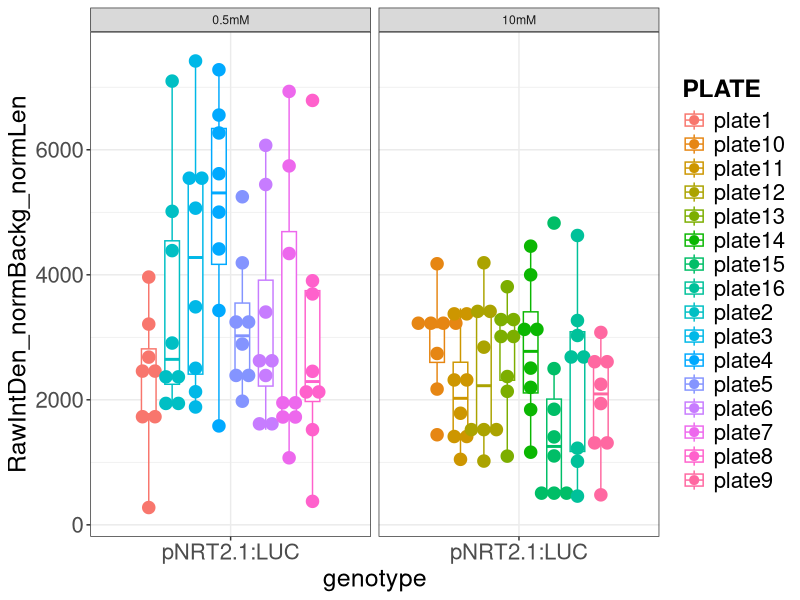
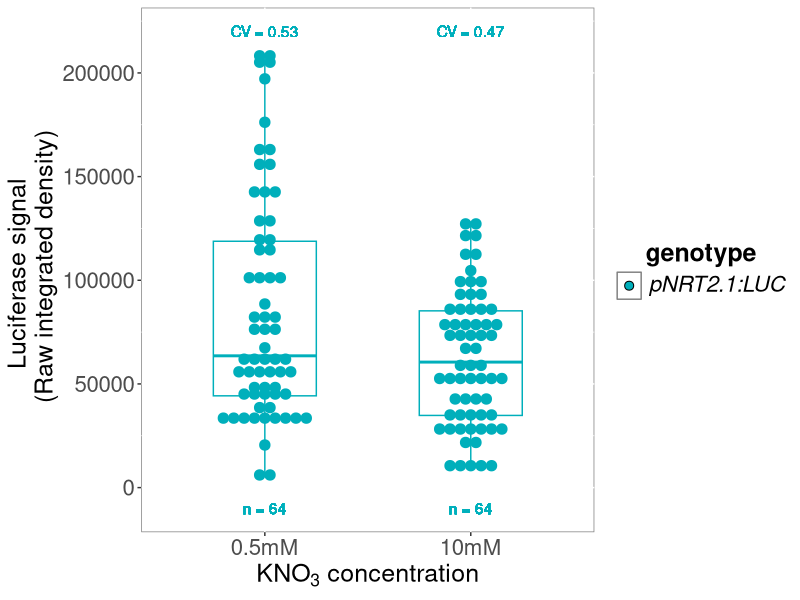
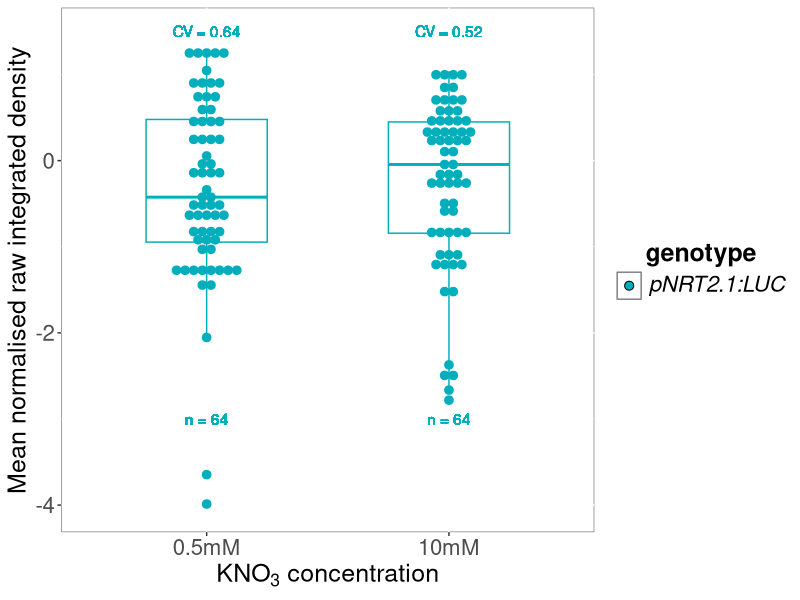
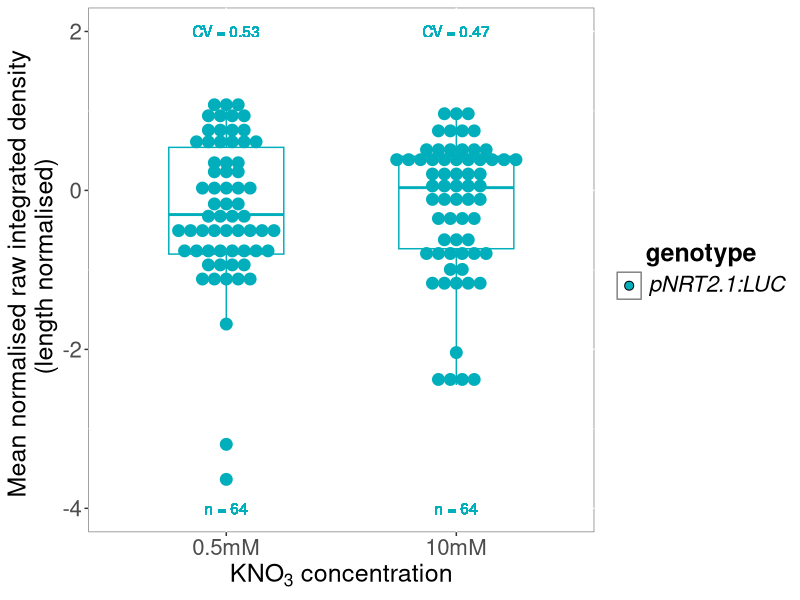
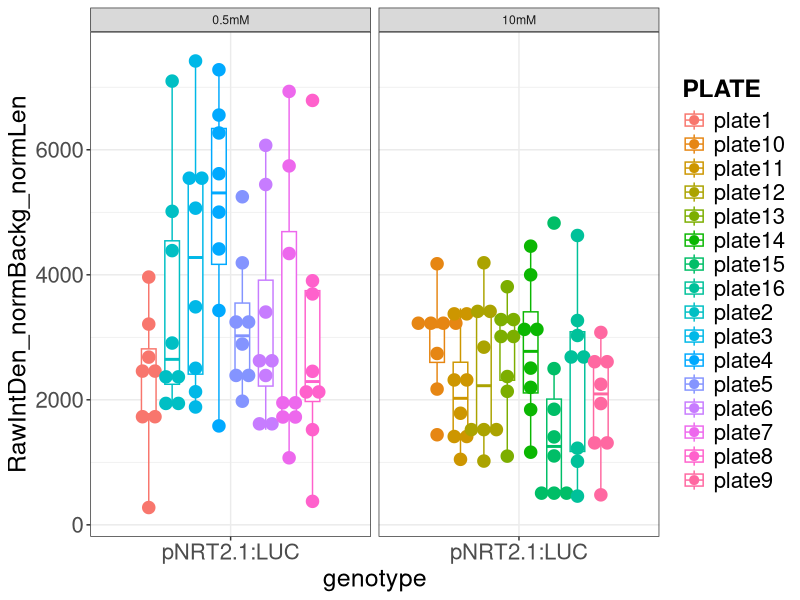
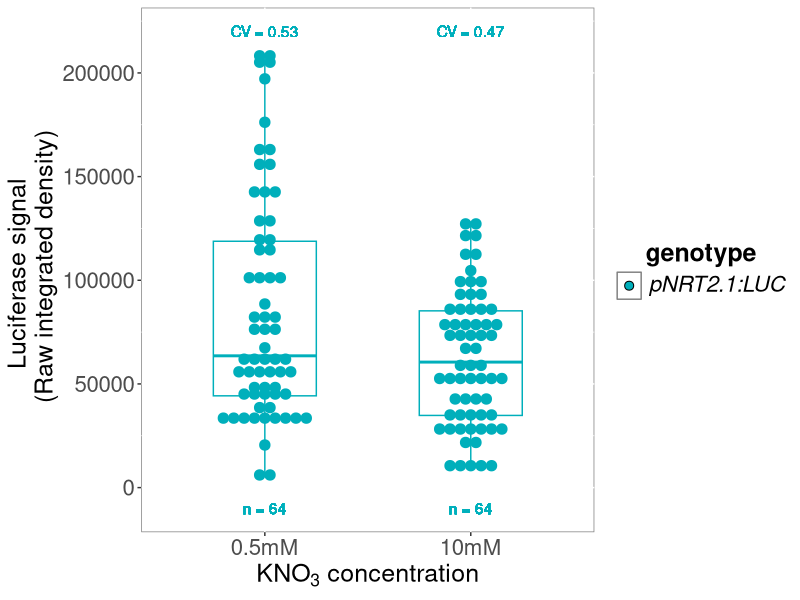
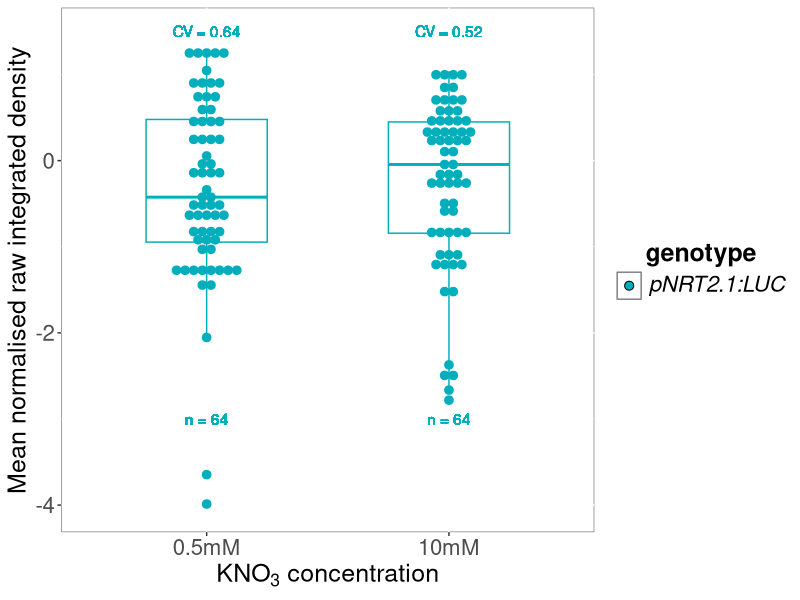
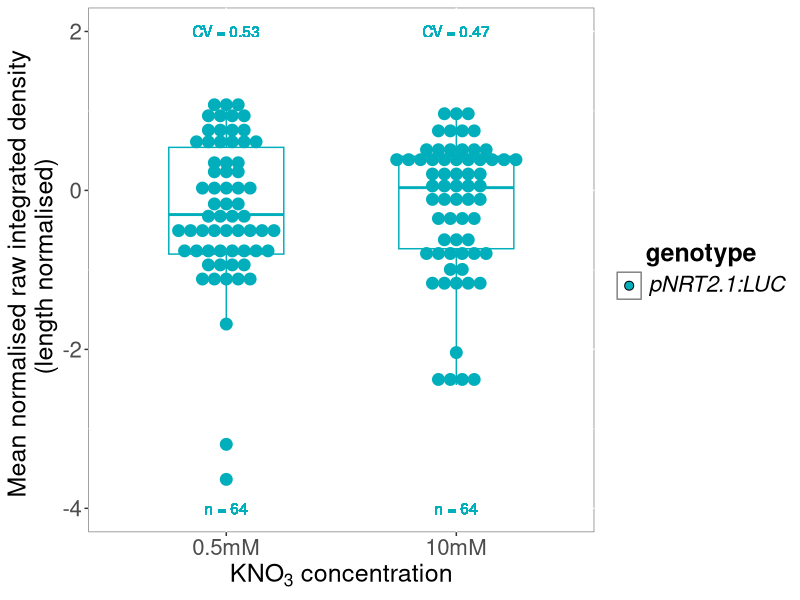

The R source for these figures, in order: (Note: this script raises an error after producing the figures.)
####script propre#####

setwd("/Users/vettoral/Documents/luciferase_imaging_horizontal/AV_25.1_pNRT21_carence/20230612_AV_25_starvation_05_10_T0/")
getwd()

library(tidyverse)
library(scales)

#### test effet box ####

testbox <- read.table("AV_25_20230612_test_carence_6J.txt",
                     header=TRUE, sep='\t') %>% 
  mutate(KNO3=factor(KNO3, levels = c("0.5mM","10mM")))

bind_rows(testbox) %>% filter(seedling!="background") %>% 
  ggplot( aes(x=genotype, y=RawIntDen_normBackg_normLen, col=PLATE))+
  geom_boxplot( width = 0.5, position = position_dodge(0.8),
                outlier.shape = NA) + 
  geom_dotplot(aes(fill = PLATE), binaxis='y', stackdir='center', 
               dotsize = 1, binwidth = 200, position = position_dodge(0.8))+
  facet_grid(~KNO3, scales= "free")+
  theme_bw()+
  theme(legend.text=element_text(size=16),
        legend.title = element_text(size=18, face="bold"), 
        axis.text=element_text(size=16), 
        axis.title=element_text(size=18),
        plot.title = element_text(size=20,face="bold"))+
  xlab("genotype") +
  ylab("RawIntDen_normBackg_normLen")

ggsave("compilation_DIFFERENCE_PLATE_AV_25.1_6j_T0.jpg")

######### Luciferase signal Raw integrated density #########


luc <- read.table("AV_25_20230612_test_carence_6J.txt",
                  header=TRUE, sep='\t') %>% 
  mutate(KNO3=factor(KNO3, levels = c("0.5mM","10mM")))

luc_stats <- filter(luc, seedling!="background") %>% 
  group_by(genotype, KNO3)%>%
  summarise(n=n(),
            CV=sd(RawIntDen_normBackg_normLen, 
                  na.rm = TRUE)/ mean(RawIntDen_normBackg_normLen, na.rm = TRUE)) %>% 
  unite(Sample, genotype, KNO3, remove=FALSE) %>% 
  mutate(n=paste("n =",n),
         CV=paste("CV =", round(CV,2)))

luc$genotype <- fct_relevel(luc$genotype, c("pNRT2.1:LUC"))

levels(luc$genotype)

filter(luc, seedling!="background") %>% 
  unite(Sample, genotype, KNO3, remove=FALSE) %>% 
  full_join(luc_stats, by="Sample") %>%
  ggplot( aes(x=KNO3.x , y=RawIntDen.norm_bckg, col=genotype.x))+
  geom_boxplot(aes(color = genotype.x), width = 0.5, position = position_dodge(0.8),
               outlier.shape = NA) +
  geom_dotplot(aes(fill = genotype.x, color = genotype.x), binaxis='y', stackdir='center', 
               dotsize = 1, binwidth = 5000, position = position_dodge(0.8))+
  scale_fill_manual(values = c("#00AFBB"), name="genotype", 
                    labels=c(expression(italic("pNRT2.1:LUC"))))+
  scale_color_manual(values = c("#00AFBB"))+
  geom_text(aes(label=n , x=KNO3.x, y=-10000 ),position=position_dodge(0.8)) +
  geom_text(aes(label=CV , x=KNO3.x, y=220000 ),position=position_dodge(0.8)) +
  theme(legend.text=element_text(size=16),
        legend.title = element_text(size=18, face="bold"), 
        axis.text=element_text(size=16), 
        axis.title=element_text(size=18),
        plot.title = element_text(size=20,face="bold"),
        legend.key = element_rect(fill = "white"),
        legend.title.align=0.5, 
        panel.background = element_rect(fill = "white", colour = "grey50"))+
  xlab(expression(KNO[3]~concentration)) +
  ylab("Luciferase signal \n (Raw integrated density)") +
  guides(col="none")

ggsave("Luciferase_signal_AV_25.1_6J_T0.jpg")


################ Mean norm data #################


#Do the same as above but with data also normalised by the root length#

All_meanForNorm <- filter(luc, seedling!="background") %>% 
  group_by(genotype, KNO3)%>%
  summarise(average.NormRawIntDen = mean(RawIntDen.norm_bckg, na.rm = TRUE),
            n=n(),
            CV=sd(RawIntDen.norm_bckg, 
                  na.rm = TRUE)/average.NormRawIntDen) %>% 
  unite(Sample, genotype, KNO3, remove=FALSE) %>% 
  mutate(n=paste("n =",n),
         CV=paste("CV =", round(CV,2)))

All_MeanNormalised <- filter(luc, seedling!="background") %>% 
  unite(Sample, genotype, KNO3, remove=FALSE) %>% 
  full_join(., All_meanForNorm, by="Sample") %>% 
  mutate(MeanNormalised_RawIntDenSignal=log2(RawIntDen.norm_bckg/average.NormRawIntDen))


ggplot(All_MeanNormalised, aes(x=KNO3.x , y=MeanNormalised_RawIntDenSignal, col=genotype.x))+
  geom_boxplot(aes(color = genotype.x), width = 0.5, position = position_dodge(0.8),
               outlier.shape = NA) +
  geom_dotplot(aes(fill = genotype.x, color = genotype.x), binaxis='y', stackdir='center', 
               dotsize = 1, binwidth = 0.1, position = position_dodge(0.8))+
  scale_fill_manual(values = c("#00AFBB"), name="genotype", 
                    labels=c(expression(italic("pNRT2.1:LUC"))))+
  scale_color_manual(values = c("#00AFBB"))+
  geom_text(aes(label=n , x=KNO3.x, y=-3 ),position=position_dodge(0.8)) +
  geom_text(aes(label=CV , x=KNO3.x, y=1.5 ),position=position_dodge(0.8)) +
  theme(legend.text=element_text(size=16),
        legend.title = element_text(size=18, face="bold"), 
        axis.text=element_text(size=16), 
        axis.title=element_text(size=18),
        plot.title = element_text(size=20,face="bold"),
        legend.key = element_rect(fill = "white"),
        legend.title.align=0.5, 
        panel.background = element_rect(fill = "white", colour = "grey50"))+
  xlab(expression(KNO[3]~concentration)) +
  ylab("Mean normalised raw integrated density") +
  guides(col="none")

ggsave("Mean_normalized.jpg")


############# Mean norm data for length norm signal ##############


All_meanForNorm <- filter(luc, seedling!="background") %>% 
  group_by(genotype, KNO3)%>%
  summarise(average.NormRawIntDen_normLen = mean(RawIntDen_normBackg_normLen, 
                                                 na.rm = TRUE),
            n=n(),
            CV=sd(RawIntDen_normBackg_normLen, 
                  na.rm = TRUE)/average.NormRawIntDen_normLen) %>% 
  unite(Sample, genotype, KNO3, remove=FALSE) %>% 
  mutate(n=paste("n =",n),
         CV=paste("CV =", round(CV,2)))

All_MeanNormalised <- filter(luc, seedling!="background") %>% 
  unite(Sample, genotype, KNO3, remove=FALSE) %>% 
  full_join(., All_meanForNorm, by="Sample") %>% 
  mutate(MeanNormalised_RawIntDenSignal_normLen=
           log2(RawIntDen_normBackg_normLen/average.NormRawIntDen_normLen))


luc$genotype <- fct_relevel(luc$genotype, c("pNRT2.1:LUC"))

levels(luc$genotype)

ggplot(All_MeanNormalised, aes(x=KNO3.x , y=MeanNormalised_RawIntDenSignal_normLen, col=genotype.x))+
  geom_boxplot(aes(color = genotype.x), width = 0.5, position = position_dodge(0.8),
               outlier.shape = NA) +
  geom_dotplot(aes(fill = genotype.x, color = genotype.x), binaxis='y', stackdir='center', 
               dotsize = 1, binwidth = 0.15, position = position_dodge(0.8))+
  scale_fill_manual(values = c("#00AFBB"), name="genotype", 
                    labels=c(expression(italic("pNRT2.1:LUC"))))+
  scale_color_manual(values = c("#00AFBB"))+
  geom_text(aes(label=n , x=KNO3.x, y=-4 ),position=position_dodge(0.8)) +
  geom_text(aes(label=CV , x=KNO3.x, y=2 ),position=position_dodge(0.8)) +
  theme(legend.text=element_text(size=16),
        legend.title = element_text(size=18, face="bold"), 
        axis.text=element_text(size=16), 
        axis.title=element_text(size=18),
        plot.title = element_text(size=20,face="bold"),
        legend.key = element_rect(fill = "white"),
        legend.title.align=0.5, 
        panel.background = element_rect(fill = "white", colour = "grey50"))+
  xlab(expression(KNO[3]~concentration)) +
  ylab("Mean normalised raw integrated density \n (length normalised)") +
  guides(col="none")

ggsave("Meannorm_data_length_norm_AV_25.1_6j_T0.jpg")


############## RawIntDen_normBackg_normLen ############


luc <- read.table("AV_25_20230612_test_carence_6J.txt",
                  header=TRUE, sep='\t') %>% 
  mutate(KNO3=factor(KNO3, levels = c("0.5mM","10mM")))

luc_stats <- filter(luc, seedling!="background") %>% 
  group_by(genotype, KNO3)%>%
  summarise(n=n(),
            CV=sd(RawIntDen_normBackg_normLen, 
                  na.rm = TRUE)/ mean(RawIntDen_normBackg_normLen, na.rm = TRUE),
            QCD=(as.numeric(quantile(RawIntDen_normBackg_normLen, 0.75, na.rm = TRUE))-
                   as.numeric(quantile(RawIntDen_normBackg_normLen, 0.25, na.rm = TRUE)))/
              (as.numeric(quantile(RawIntDen_normBackg_normLen, 0.75, na.rm = TRUE))+
                 as.numeric(quantile(RawIntDen_normBackg_normLen, 0.25, na.rm = TRUE)))) %>% 
  unite(Sample, genotype, KNO3, remove=FALSE) %>% 
  mutate(n=paste("n =",n),
         CV=paste("CV =", round(CV,2)),
         QCD=paste("QCD =", round(QCD,2)))

luc$genotype <- fct_relevel(luc$genotype, c("pNRT2.1:LUC"))

levels(luc$genotype)

filter(luc, seedling!="background") %>% 
  unite(Sample, genotype, KNO3, remove=FALSE) %>% 
  full_join(luc_stats, by="Sample") %>%
  ggplot( aes(x=KNO3.x , y=RawIntDen_normBackg_normLen, col=genotype.x))+
  geom_boxplot(aes(color = genotype.x), width = 0.5, position = position_dodge(0.8),
               outlier.shape = NA) +
  geom_dotplot(aes(fill = genotype.x, color = genotype.x), binaxis='y', stackdir='center', 
               dotsize = 1, binwidth = 300, position = position_dodge(0.8))+
  scale_fill_manual(values = c("#00AFBB"), name="genotype", 
                    labels=c(expression(italic("pNRT2.1:LUC"))))+
  scale_color_manual(values = c("#00AFBB"))+
  geom_text(aes(label=n , x=KNO3.x, y=-900 ),position=position_dodge(0.8)) +
  geom_text(aes(label=CV , x=KNO3.x, y=10000 ),position=position_dodge(0.8)) +
  geom_text(aes(label=QCD , x=KNO3.x, y=11000 ),position=position_dodge(0.8)) +
  theme(legend.text=element_text(size=16),
        legend.title = element_text(size=18, face="bold"), 
        axis.text=element_text(size=16), 
        axis.title=element_text(size=18),
        plot.title = element_text(size=20,face="bold"),
        legend.key = element_rect(fill = "white"),
        legend.title.align=0.5, 
        panel.background = element_rect(fill = "white", colour = "grey50"))+
  xlab(expression(KNO[3]~concentration)) +
  ylab("Luciferase signal (Raw integrated density)") +
  guides(col="none")+stat_compare_means(label="p.format", method = "wilcox.test",
                                        label.x = 1.4,
                                        label.y = 8000)

ggsave("RawIntDen_normBackg_normLen_AV_25.1_6J_T0.jpg")


###########lenght_roots############

library(ggpubr)

luc <- read.table("AV_25_20230612_test_carence_6J.txt",
                  header=TRUE, sep='\t') %>% 
  mutate(KNO3=factor(KNO3, levels = c("0.5mM","10mM")))

luc_stats <- filter(luc, seedling!="background") %>% 
  group_by(genotype, KNO3)%>%
  summarise(n=n(),
            CV=sd(RawIntDen_normBackg_normLen, 
                  na.rm = TRUE)/ mean(RawIntDen_normBackg_normLen, na.rm = TRUE)) %>% 
  unite(Sample, genotype, KNO3, remove=FALSE) %>% 
  mutate(n=paste("n =",n),
         CV=paste("CV =", round(CV,2)))

luc$genotype <- fct_relevel(luc$genotype, c("pNRT2.1:LUC"))

levels(luc$genotype)

filter(luc, seedling!="background") %>% 
  unite(Sample, genotype, KNO3, remove=FALSE) %>% 
  full_join(luc_stats, by="Sample") %>%
  ggplot( aes(x=KNO3.x , y=length_mm, col=genotype.x))+
  geom_boxplot(aes(color = genotype.x), width = 0.5, position = position_dodge(0.8),
               outlier.shape = NA) +
  geom_dotplot(aes(fill = genotype.x, color = genotype.x), binaxis='y', stackdir='center', 
               dotsize = 1, binwidth = 0.4, position = position_dodge(0.8))+
  scale_fill_manual(values = c("#00AFBB"), name="genotype", 
                    labels=c(expression(italic("pNRT2.1:LUC"))))+
  scale_color_manual(values = c("#00AFBB"))+
  geom_text(aes(label=n , x=KNO3.x, y=17 ),position=position_dodge(0.8)) +
    theme(legend.text=element_text(size=16),
        legend.title = element_text(size=18, face="bold"), 
        axis.text=element_text(size=16), 
        axis.title=element_text(size=18),
        plot.title = element_text(size=20,face="bold"),
        legend.key = element_rect(fill = "white"),
        legend.title.align=0.5, 
        panel.background = element_rect(fill = "white", colour = "grey50"))+
  stat_compare_means(label="p.format", method = "wilcox.test",
                     label.x = 1.4,
                     label.y = 30) +
  xlab(expression(KNO[3]~concentration)) +
  ylab("length roots") +
  guides(col="none")


ggsave("length_AV_25.1_6J_T0.jpg")


